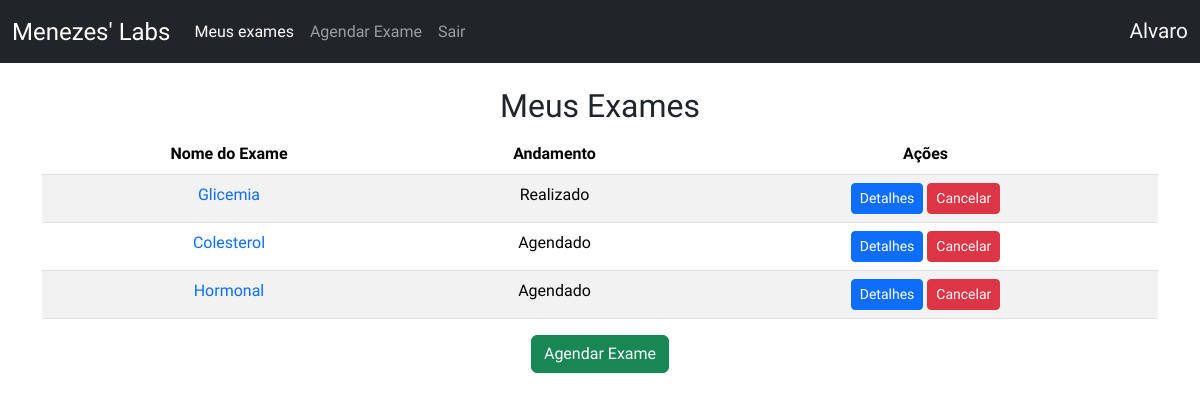
The page / (signed in) on the database as committed earlier.
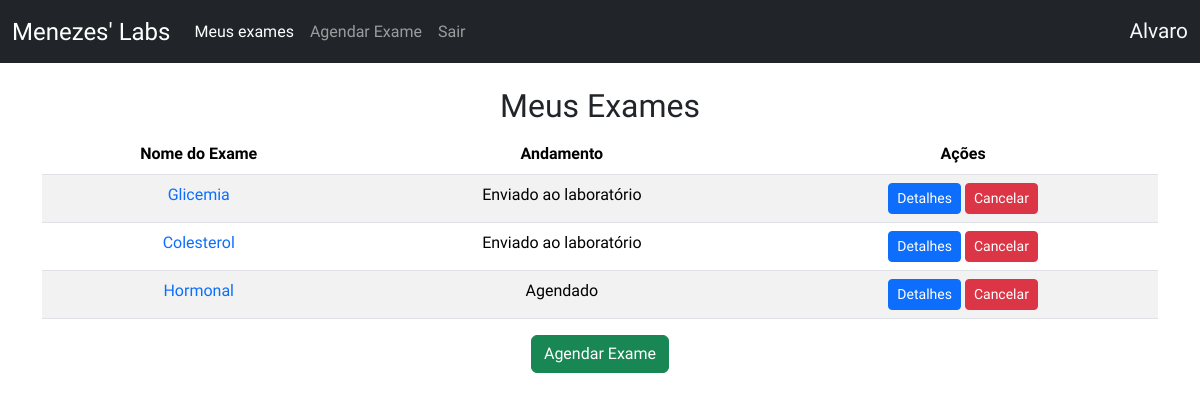
The same page on the database as committed later.
### crud/models.py (models this page shows, shortened)
class Base(models.Model):
    criado = models.DateTimeField(verbose_name ='Criado em',auto_now_add=True)
    modificado = models.DateTimeField(verbose_name ='Modificado em',auto_now=True)
    ativo = models.BooleanField(verbose_name ='Ativo?',default=True)
    class Meta:
        abstract = True

class AgendamentoExame(Base):
    exame = models.ForeignKey(Exame,verbose_name='Exame',on_delete=models.CASCADE)
    data = models.DateField('Data',auto_now=False,auto_now_add=False)
    usuario = models.ForeignKey(User,verbose_name='Usuário',on_delete=models.CASCADE)
    HORARIO_CHOICES = (
    ('07:00', '07:00'),
    ('08:00', '08:00'),
    ('09:00', '09:00'),
    ('10:00', '10:00'),
    ('11:00', '11:00'),
    ('13:00', '13:00'),
    ('14:00', '14:00'),
    ('15:00', '15:00'),
    ('16:00', '16:00'),
    ('17:00', '17:00'),
)
    ANDAMENTO_CHOICES = (
        ('Agendado', 'Agendado'),
        ('Realizado', 'Realizado'),
        ('Enviado ao laboratório', 'Enviado ao laboratório'),
        ('Concluído', 'Concluído'),
        ('Cancelado', 'Cancelado'),
    )
    horario = models.CharField(verbose_name ='Horário', max_length = 5 ,choices=HORARIO_CHOICES)
    andamento = models.CharField(verbose_name ='Andamento',max_length=30,choices=ANDAMENTO_CHOICES,default='Agendado')
    resultado = models.FileField('Resultado',upload_to='pdfs/',null=True,blank=True)
    class Meta:
        verbose_name = 'Agendamento'
        verbose_name_plural = 'Agendamentos'
        ordering = ['data','horario']

class Exame(Base):
    nome = models.CharField('Nome',max_length=100)
    def __str__(self):
        return self.nome
    class Meta:
        verbose_name = 'Exame'
        verbose_name_plural = 'Exames'
        ordering = ['nome']

### crud/views.py (the view)
# urls.py: path('', IndexView.as_view(), name='index'),
class IndexView(ListView):
    template_name = 'index.html'
    model = AgendamentoExame
    context_object_name = 'agendamentos'
    def get_queryset(self):
        query = 0
        if self.request.user.is_authenticated:
            query = AgendamentoExame.objects.filter(usuario=self.request.user, ativo=True)
        return query

### crud/templates/index.html (shortened to what this page needs)
{% extends 'base.html' %}
{% block content %}
{% if user.is_authenticated and user.is_superuser == False %}
    <div class="table-container" style="text-align: center;">
        <h2 style="margin-top: 3vh;">Meus Exames</h2>
        <table class="table table-striped">
            <thead class="thead-dark">
                <tr>
                    <th scope="col"><strong>Nome do Exame</strong></th>
                    <th scope="col"><strong>Andamento</strong></th>
                    <th scope="col"><strong>Ações</strong></th>
                </tr>
            </thead>
            <tbody>
                {% for agendamento in agendamentos %}
                    <tr>
                        <td><a href="{% url 'detail' pk=agendamento.pk %}" class="text-decoration-none">{{ agendamento.exame }}</a></td>
                        <td>{{ agendamento.andamento }}</td>
                        <td>
                            <a href="{% url 'detail' pk=agendamento.pk %}" class="btn btn-primary btn-sm">Detalhes</a>
                            <a href="{% url 'delete' pk=agendamento.pk %}" class="btn btn-danger btn-sm">Cancelar</a>
                        </td>
                    </tr>
                    {% endfor %}
                </tbody>
            </table>
            <a href="{% url 'create' %}" class="btn btn-success button">Agendar Exame</a>
        </div>
{% else %}
    <div class="container" style="text-align: center;">
        <h2 style="margin-top: 3vh;">Bem-vindo ao Menezes' Labs</h2>
        <p>Para agendar um exame, por favor, faça login.</p>
        <a href="{% url 'account_login' %}" class="btn btn-primary button">Entrar</a>
    </div>
{% endif %}
{% endblock %}

Rows that differ between the two databases and show on the page:
changed AgendamentoExame "Glicemia": andamento "Realizado" → "Enviado ao laboratório"
changed AgendamentoExame "Colesterol": andamento "Agendado" → "Enviado ao laboratório"
